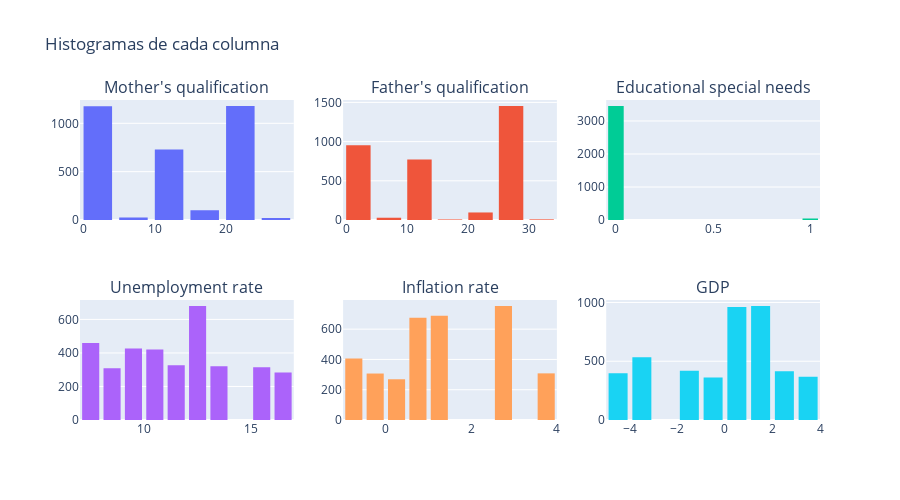

Notebook cell for this chart:
### Markdown cell above
Graficar distribuciones de nuevo después de la eliminación de datos y antes de la imputación

### Code cell
import plotly.graph_objects as go
from plotly.subplots import make_subplots

#Quitar columna Target con fines de graficación
df_datos_faltantes_plot = df_datos_faltantes.iloc[:,0:6]

fig = make_subplots(rows=2, cols=3, subplot_titles=df_datos_faltantes_plot.columns)

for i, col in enumerate(df_datos_faltantes_plot.columns):
    ax = i//3 + 1
    ay = i%3 + 1
    fig.add_trace(go.Histogram(x=df_datos_faltantes_plot[col], name=col, nbinsx=11), ax, ay)
    
fig.update_layout(title='Histogramas de cada columna', bargap=0.2, height=500, width=900, showlegend=False)

### Figure 1 — Plotly figure (JSON) as saved in the notebook; plotly's stock layout.template omitted (floating-point values rounded to 4 significant figures; data arrays with more than 128 entries replaced by an {"elided": "..."} marker saying what was removed)
{"data": [{"name": "Mother's qualification", "nbinsx": 11, "type": "histogram", "x": {"elided": "4424 int values"}, "xaxis": "x", "yaxis": "y"}, {"name": "Father's qualification", "nbinsx": 11, "type": "histogram", "x": {"elided": "4424 int values"}, "xaxis": "x2", "yaxis": "y2"}, {"name": "Educational special needs", "nbinsx": 11, "type": "histogram", "x": {"elided": "4424 int values"}, "xaxis": "x3", "yaxis": "y3"}, {"name": "Unemployment rate", "nbinsx": 11, "type": "histogram", "x": {"elided": "4424 float values"}, "xaxis": "x4", "yaxis": "y4"}, {"name": "Inflation rate", "nbinsx": 11, "type": "histogram", "x": {"elided": "4424 float values"}, "xaxis": "x5", "yaxis": "y5"}, {"name": "GDP", "nbinsx": 11, "type": "histogram", "x": {"elided": "4424 float values"}, "xaxis": "x6", "yaxis": "y6"}], "layout": {"annotations": [{"font": {"size": 16}, "showarrow": false, "text": "Mother's qualification", "x": 0.1444, "xanchor": "center", "xref": "paper", "y": 1, "yanchor": "bottom", "yref": "paper"}, {"font": {"size": 16}, "showarrow": false, "text": "Father's qualification", "x": 0.5, "xanchor": "center", "xref": "paper", "y": 1, "yanchor": "bottom", "yref": "paper"}, {"font": {"size": 16}, "showarrow": false, "text": "Educational special needs", "x": 0.8556, "xanchor": "center", "xref": "paper", "y": 1, "yanchor": "bottom", "yref": "paper"}, {"font": {"size": 16}, "showarrow": false, "text": "Unemployment rate", "x": 0.1444, "xanchor": "center", "xref": "paper", "y": 0.375, "yanchor": "bottom", "yref": "paper"}, {"font": {"size": 16}, "showarrow": false, "text": "Inflation rate", "x": 0.5, "xanchor": "center", "xref": "paper", "y": 0.375, "yanchor": "bottom", "yref": "paper"}, {"font": {"size": 16}, "showarrow": false, "text": "GDP", "x": 0.8556, "xanchor": "center", "xref": "paper", "y": 0.375, "yanchor": "bottom", "yref": "paper"}], "bargap": 0.2, "height": 500, "showlegend": false, "title": {"text": "Histogramas de cada columna"}, "width": 900, "xaxis": {"anchor": "y", "domain": [0, 0.2889]}, "xaxis2": {"anchor": "y2", "domain": [0.3556, 0.6444]}, "xaxis3": {"anchor": "y3", "domain": [0.7111, 1]}, "xaxis4": {"anchor": "y4", "domain": [0, 0.2889]}, "xaxis5": {"anchor": "y5", "domain": [0.3556, 0.6444]}, "xaxis6": {"anchor": "y6", "domain": [0.7111, 1]}, "yaxis": {"anchor": "x", "domain": [0.625, 1]}, "yaxis2": {"anchor": "x2", "domain": [0.625, 1]}, "yaxis3": {"anchor": "x3", "domain": [0.625, 1]}, "yaxis4": {"anchor": "x4", "domain": [0, 0.375]}, "yaxis5": {"anchor": "x5", "domain": [0, 0.375]}, "yaxis6": {"anchor": "x6", "domain": [0, 0.375]}}}
